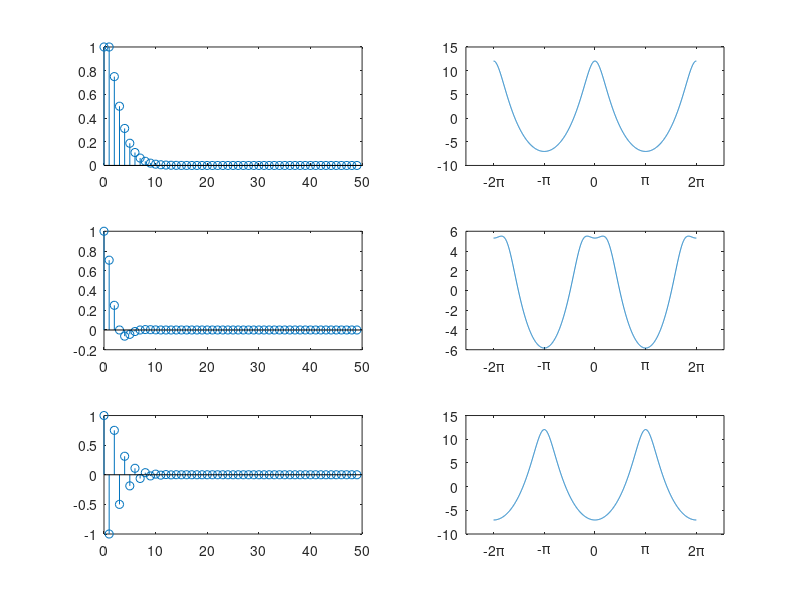

Here is the MATLAB script that generated this plot:
clc;    clear;

dw = 2*pi*10^-3;

n = 0:1:49;
w = -2*pi:dw:2*pi;

h_0 = (n+1).*0.5.^n .* (n>=0);
h_25 = 0.5.^n.*(sin((n+1)*0.25*pi)/sin(0.25*pi)) .* (n>=0);
h_pi = (n+1).*(-0.5).^n .* (n>=0);

H_0 = 1./(1-2*0.5*cos(0).*exp(-1j.*w)+0.5^2.*exp(-2j.*w));
H_25 = 1./(1-2*0.5*cos(0.25*pi).*exp(-1j.*w)+0.5^2.*exp(-2j.*w));
H_pi = 1./(1-2*0.5*cos(pi).*exp(-1j.*w)+0.5^2.*exp(-2j.*w));

subplot(3,2,1)
stem(n,h_0)

subplot(3,2,2)
plot(w,20*log10(H_0))
set(gca,'XTick',-2*pi:pi:2*pi)
set(gca,'XTickLabel',{'-2\pi','-\pi','0','\pi','2\pi'})

subplot(3,2,3)
stem(n,h_25)

subplot(3,2,4)
plot(w,20*log10(H_25))
set(gca,'XTick',-2*pi:pi:2*pi)
set(gca,'XTickLabel',{'-2\pi','-\pi','0','\pi','2\pi'})

subplot(3,2,5)
stem(n,h_pi)

subplot(3,2,6)
plot(w,20*log10(H_pi))
set(gca,'XTick',-2*pi:pi:2*pi)
set(gca,'XTickLabel',{'-2\pi','-\pi','0','\pi','2\pi'})



